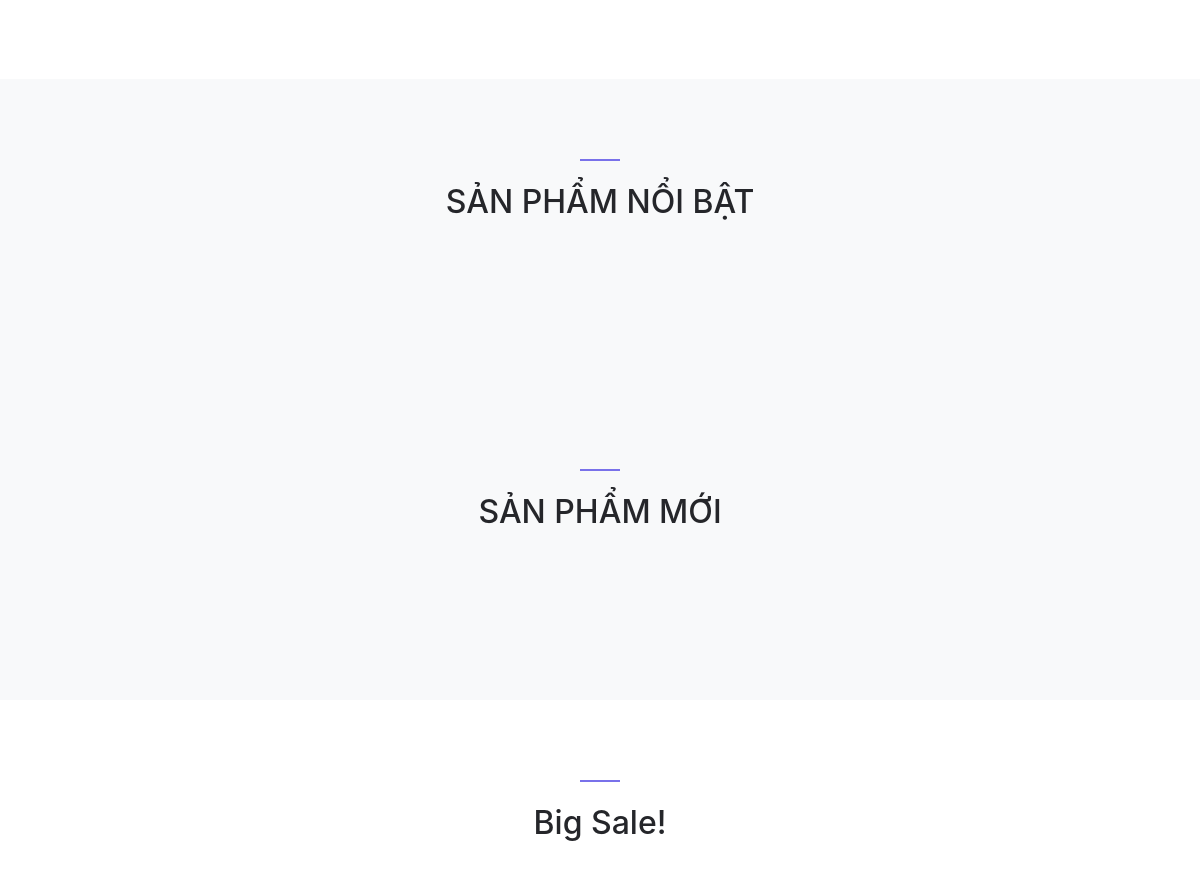
The app's page /site (middle part), older data.
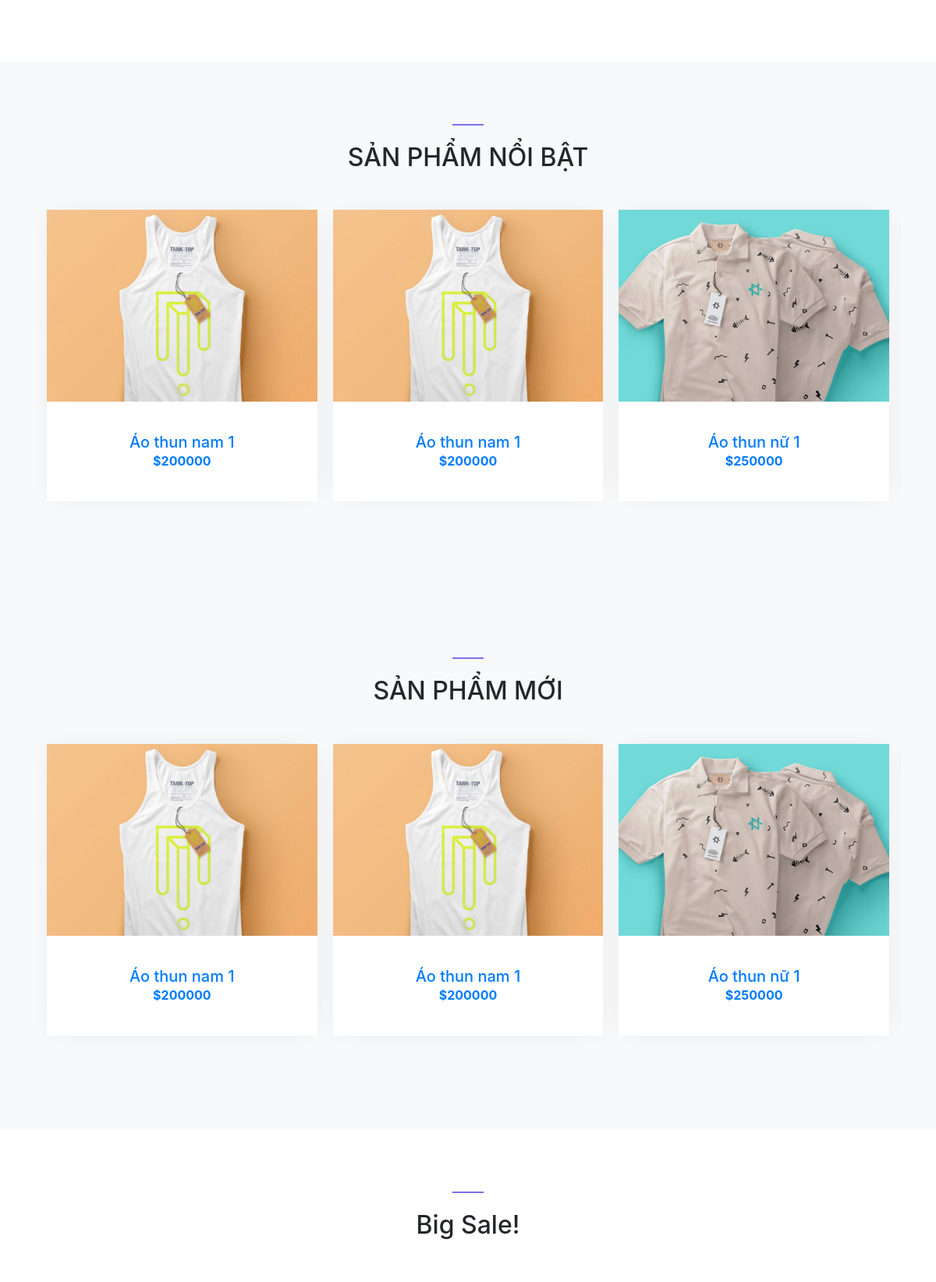
The same page, newer data.
### tables this page shows
CREATE TABLE gallery (
  galleryId INT AUTO_INCREMENT PRIMARY KEY,
  productId INT NOT NULL,
  galleryURL TEXT NOT NULL,
  FOREIGN KEY (productId) REFERENCES product(productId) 
  );

CREATE TABLE product (
  productId INT AUTO_INCREMENT PRIMARY KEY,
  productName VARCHAR(250) NOT NULL,
  price INT NOT NULL,
  description LONGTEXT,
  image text,
  created_at TIMESTAMP DEFAULT CURRENT_TIMESTAMP,
  updated_at TIMESTAMP DEFAULT CURRENT_TIMESTAMP ON UPDATE CURRENT_TIMESTAMP,
  categoryId INT NOT NULL,
  discountId INT NOT NULL,
  branchId INT NOT NULL,
  stock INT,
  FOREIGN KEY (categoryId) REFERENCES category(categoryId),
  FOREIGN KEY (discountId) REFERENCES discount(discountId),
  FOREIGN KEY (branchId) REFERENCES branch(branchId)
);

### site/layout.php (called while the page is built)
<?php require "layout/head.php"?>
                 <?php
                    require_once $VIEW_NAME;
                 ?>
<?php require "layout/foot.php" ?>

### site/index.php (called while the page is built)
<?php
require_once 'controllers/HomeControllers.php';
?>

### global.php (called while the page is built, shortened)
<?php
$ROOT_URL = "/duan_T-shirt";
$CONTENT_SITE_URL = "$ROOT_URL/public/site";
$SITE_URL = "$ROOT_URL/site";
$IMAGE_DIR = $ROOT_URL."/uploads/images/";
?>

### site/model/pdo.php (called while the page is built, shortened)
<?php
function pdo_get_connection(){
    $dburl = "mysql:host=localhost;dbname=t-shirt;port=3306;charset=utf8";
    $username = 'root';
    $password = '';
    $conn = new PDO($dburl, $username, $password);
    $conn->setAttribute(PDO::ATTR_ERRMODE, PDO::ERRMODE_EXCEPTION);
    return $conn;
}
function pdo_query($sql){
    $sql_args = array_slice(func_get_args(), 1);
    try{
        $conn = pdo_get_connection();
        $stmt = $conn->prepare($sql);
        $stmt->execute($sql_args);
        $rows = $stmt->fetchAll();
        return $rows;
    }
    catch(PDOException $e){
        throw $e;
    }
    finally{
        unset($conn);
    }
}
?>

### site/model/product.php (called while the page is built, shortened)
<?php
require_once 'pdo.php';
class Product {
    public function getAllProducts() {
        $sql = "SELECT * FROM product as prod inner join gallery as gal on prod.productId = gal.productId";
        $products = pdo_query($sql);
        return $products;
    }
}
?>

### site/view/home/default.php (the view, shortened to what this page needs)
<div class="site-section site-blocks-2">
</div>
<div class="site-section block-3 site-blocks-2 bg-light">
  <div class="container">
    <div class="row justify-content-center">
      <div class="col-md-7 site-section-heading text-center pt-4">
        <h2>SẢN PHẨM NỔI BẬT</h2>
      </div>
    </div>
    <div class="row">
      <div class="col-md-12">
        <div class="nonloop-block-3 owl-carousel">
        <?php foreach ($products as $product): ?>
        <div class="item">
            <div class="block-4 text-center">
              <figure class="block-4-image">
                <img src="<?=$IMAGE_DIR ?><?php echo $product['image']; ?>" alt="Image placeholder" class="img-fluid">
              </figure>
              <div class="block-4-text p-4">
                <h3><a href="<?=$SITE_URL?>/view/detailproduct?id=<?=$product['productId']?>"><?php echo $product['productName']; ?></a></h3>
                <p class="text-primary font-weight-bold">$<?php echo $product['price']; ?></p>
              </div>
            </div>
          </div>
          <?php endforeach; ?>
        </div>
      </div>
    </div>
  </div>
</div>
<div class="site-section block-3 site-blocks-2 bg-light">
  <div class="container">
    <div class="row justify-content-center">
      <div class="col-md-7 site-section-heading text-center pt-4">
        <h2>SẢN PHẨM MỚI</h2>
      </div>
    </div>
    <div class="row">
      <div class="col-md-12">
        <div class="nonloop-block-3 owl-carousel">
        <?php foreach ($products as $product): ?>
        <div class="item">
            <div class="block-4 text-center">
              <figure class="block-4-image">
                <img src="<?=$IMAGE_DIR ?><?php echo $product['image']; ?>" alt="Image placeholder" class="img-fluid">
              </figure>
              <div class="block-4-text p-4">
                <h3><a href="<?=$SITE_URL?>/view/detailproduct?id=<?=$product['productId']?>"><?php echo $product['productName']; ?></a></h3>
                <p class="text-primary font-weight-bold">$<?php echo $product['price']; ?></p>
              </div>
            </div>
          </div>
          <?php endforeach; ?>
        </div>
      </div>
    </div>
  </div>
</div>
<div class="site-section block-8">
  <div class="container">
    <div class="row justify-content-center  mb-5">
      <div class="col-md-7 site-section-heading text-center pt-4">
        <h2>Big Sale!</h2>
      </div>
    </div>
  </div>
</div>

### site/controllers/HomeControllers.php (shortened to what this page needs)
<?php
require_once './model/product.php';
require_once './../global.php';
$productsDAO = new Product();
if (isset($_GET["action"]) == true) {
    $action = $_GET["action"];
    switch ($action) {
        case 'search':
            break;
        default:
            require 'layout.php';
            break;
    }
} else {
    if (isset($_POST['searchValue']) && $_POST['searchValue'] != "") {
        $value = $_POST['searchValue'];
    } else {
        $value = "";
    }
    if ($value != "") {
        $searchs = $productsDAO->searchProducts($value);
        $productbyCates = $productsDAO->getTotalProductbyCate();
        $VIEW_NAME = 'view/shop/default.php';
        include "layout.php";
    } else {
        $products = $productsDAO->getAllProducts();
        $VIEW_NAME = 'view/home/default.php';
        include "layout.php";
    }}

### site/layout/head.php (shortened to what this page needs)
<!DOCTYPE html>
<html lang="en">
  <head>
    <link rel="stylesheet" href="<?=$CONTENT_SITE_URL?>/fonts/icomoon/style.css">
    <link rel="stylesheet" href="<?=$CONTENT_SITE_URL?>/css/bootstrap.min.css">
    <link rel="stylesheet" href="<?=$CONTENT_SITE_URL?>/css/magnific-popup.css">
    <link rel="stylesheet" href="<?=$CONTENT_SITE_URL?>/css/jquery-ui.css">
    <link rel="stylesheet" href="<?=$CONTENT_SITE_URL?>/css/owl.carousel.min.css">
    <link rel="stylesheet" href="<?=$CONTENT_SITE_URL?>/css/owl.theme.default.min.css">
    <link rel="stylesheet" href="<?=$CONTENT_SITE_URL?>/css/aos.css">
    <link rel="stylesheet" href="<?=$CONTENT_SITE_URL?>/css/style.css">
    <link rel="stylesheet" href="https://cdnjs.cloudflare.com/ajax/libs/font-awesome/6.4.0/css/all.min.css" />
    <link rel="stylesheet" href="https://stackpath.bootstrapcdn.com/bootstrap/4.3.1/css/bootstrap.min.css">
    <link rel="stylesheet" href="https://cdnjs.cloudflare.com/ajax/libs/toastr.js/latest/css/toastr.min.css">
  </head>
  <body>
  <div class="site-wrap">

### site/layout/foot.php (shortened to what this page needs)
</div>
</body>
</html>

### public/site/css/style.css (style rules this page uses)
body { line-height: 1.7; color: #8c92a0; font-weight: 300; font-size: 16px; }
a { -webkit-transition: .3s all ease; -o-transition: .3s all ease; transition: .3s all ease; }
.site-wrap:before { -webkit-transition: .3s all ease-in-out; -o-transition: .3s all ease-in-out; transition: .3s all ease-in-out; background: rgba(0, 0, 0, 0.6); content: ""; position: absolute; z-index: 2000; top: 0; left: 0; right: 0; bottom: 0; opacity: 0; visibility: hidden; }
.site-section { padding: 2.5em 0; }
@media (min-width: 768px) { .site-section { padding: 5em 0; } }
.site-section-heading { font-size: 30px; color: #25262a; position: relative; }
.site-section-heading:before { content: ""; left: 0%; top: 0; position: absolute; width: 40px; height: 2px; background: #7971ea; }
.site-section-heading.text-center:before { content: ""; left: 50%; top: 0; -webkit-transform: translateX(-50%); -ms-transform: translateX(-50%); transform: translateX(-50%); position: absolute; width: 40px; height: 2px; background: #7971ea; }
.block-4 { -webkit-box-shadow: 0 0 30px -10px rgba(0, 0, 0, 0.1); box-shadow: 0 0 30px -10px rgba(0, 0, 0, 0.1); background: #fff; }
.block-4 .block-4-text h3 { font-size: 20px; margin-bottom: 0; }
.block-4 .block-4-text h3 a { text-decoration: none; }

Row changes from the older to the newer data that the page shows:
added gallery: productId.image (picture), productId.productName "Áo thun nam 1", productId.price "200000"
added gallery: productId.image (picture), productId.productName "Áo thun nam 1", productId.price "200000"
added gallery: productId.image (picture), productId.productName "Áo thun nữ 1", productId.price "250000"
